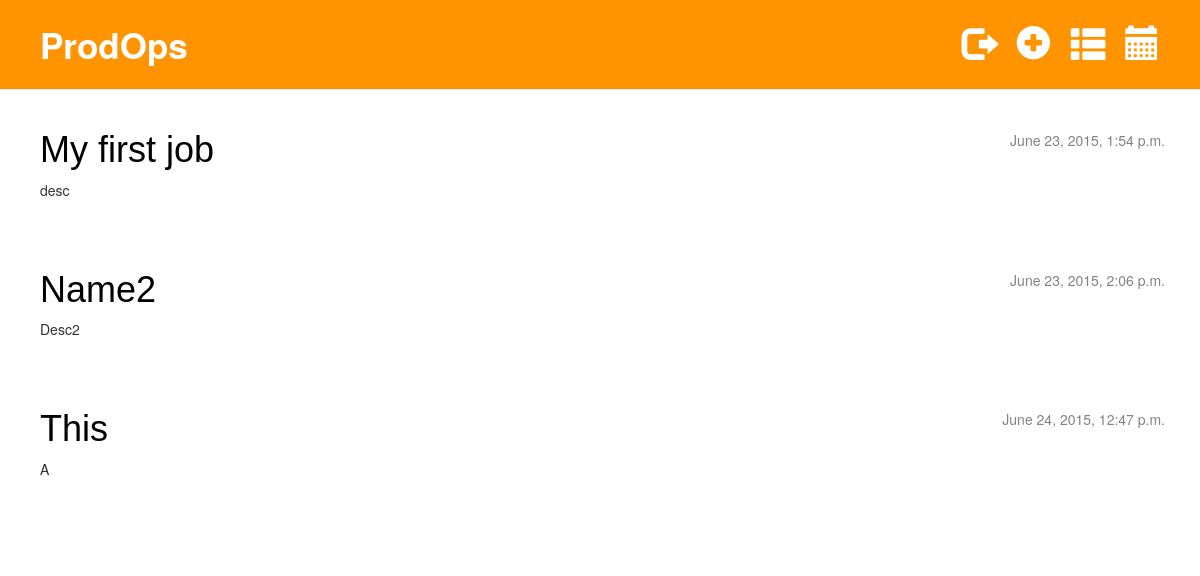
The page /job/list/ (signed in) on the database its author committed.
### blog/models.py (models this page shows, shortened)
class Job(models.Model):
    author = models.ForeignKey('auth.User')
    name = models.CharField(max_length=200)
    description = models.CharField(max_length=200)
    parameters = models.TextField()
    target = models.CharField(max_length=200)
    target_type = models.CharField(max_length=200)
    credentials = models.CharField(max_length=200)
    created_date = models.DateTimeField(
            default=timezone.now)

### blog/views.py (the view)
# urls.py: url(r'^job/list/$', views.job_list, name='job_list'),
@login_required
def job_list(request):
    jobs = Job.objects.order_by('created_date')
    return render(request, 'jobs/job_list.html', {'jobs': jobs})

### blog/templates/jobs/job_list.html
{% extends "blog/../base.html" %}
{% block content %}
{% for job in jobs %}
    <div class="post">
        <div class="date">
            {{ job.created_date }}
        </div>
        <h1><a href="{% url "blog.views.post_detail" pk=job.pk %}">{{ job.name }}</a></h1>
        <p>{{ job.description|linebreaks }}</p>
    </div>
{% endfor %}
{% endblock content %}

### blog/templates/base.html (shortened to what this page needs)
{% load staticfiles %}
<!DOCTYPE html>
<html>
    <head>
        <link rel="stylesheet" href="https://maxcdn.bootstrapcdn.com/bootstrap/3.3.5/css/bootstrap.min.css">
        <link rel="stylesheet" href="https://maxcdn.bootstrapcdn.com/bootstrap/3.3.5/css/bootstrap-theme.min.css">
        <link rel="stylesheet" href="{% static "css/blog.css" %}">
    </head>
    <body>
        <div class="page-header">
            {% if user.is_authenticated %}
            <a href="{% url 'calendar_view' %}" class="top-menu"><span class="glyphicon glyphicon-calendar"></span></a>
            <a href="{% url 'pbi' %}" class="top-menu"><span class="glyphicon glyphicon-th-list"></span></a>
            <a href="{% url 'operations' %}" class="top-menu"><span class="glyphicon glyphicon-plus-sign"></span></a>
            <a href="{% url 'django.contrib.auth.views.logout' %}" class="top-menu"><span class="glyphicon glyphicon-log-out"></span></a>
            {% else %}
            <a href="{% url 'django.contrib.auth.views.login' %}" class="top-menu"><span class="glyphicon glyphicon-lock"></span></a>
            {% endif %}
            <a href="{% url 'blog.views.post_list' %}" class="top-menu site-title" style="float: left;">{{ request.user.groups.all.0 }}</a>
        </div>
        <div class="content">
            <div class="row">
                <div class="col-md-12">
                {% block content %}
                {% endblock %}
                </div>
            </div>
        </div>
    </body>
</html>

### blog/static/css/blog.css (style rules this page uses)
.page-header { background-color: #ff9400; margin-top: 0; padding: 20px 20px 20px 40px; height: 90px; }
.content { margin-left: 40px; }
h1, h2, h3, h4 { font-family: 'Arial'; }
.date { float: right; color: #828282; }
.top-menu, .top-menu:hover, .top-menu:visited { color: #ffffff; float: right; font-size: 26pt; margin-right: 20px; }
.post { margin-bottom: 70px; }
.post h1 a, .post h1 a:visited { color: #000000; }
.row { margin-right: 20px; }
.site-title { text-decoration: none; float: left; font-size: 2.5em; font-weight: bold; }

### rows shown on the page
Job: created_date "June 23, 2015, 1:54 p.m.", name "My first job", description "desc"
Job: created_date "June 23, 2015, 2:06 p.m.", name "Name2", description "Desc2"
Job: created_date "June 24, 2015, 12:47 p.m.", name "This", description "A"

### other values the page prints
{{ request.user.groups.all.0 }} "ProdOps"
